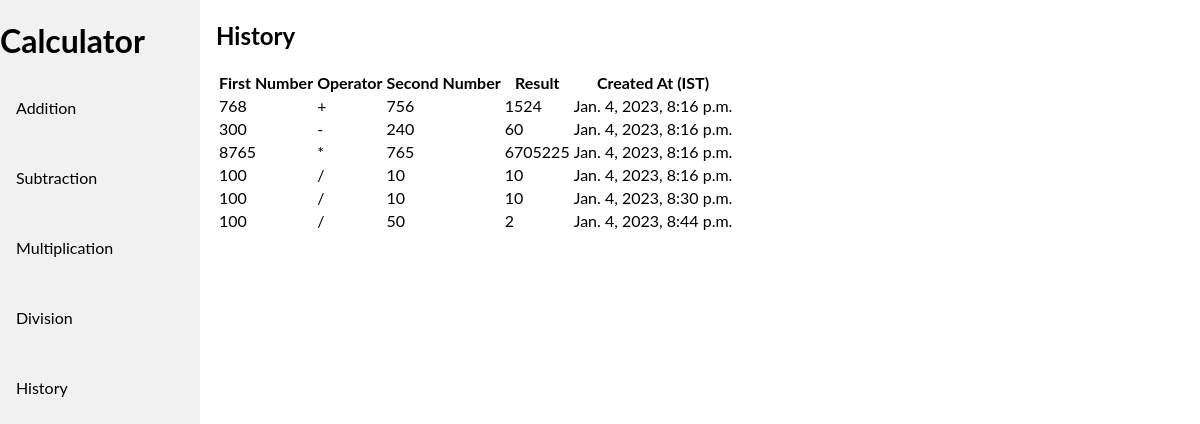
Before: /history/ with the older database file.
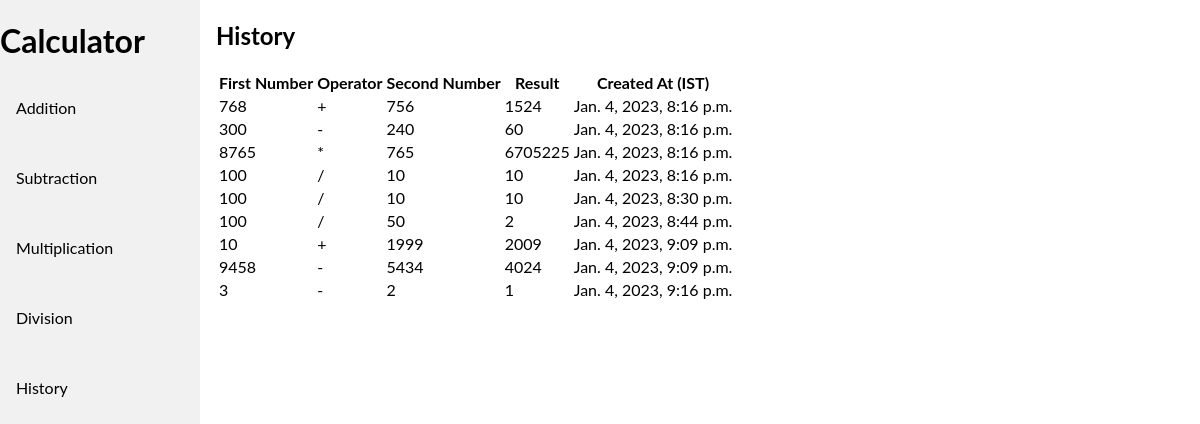
After: the same page with the newer database file.
### calculator/models.py (models this page shows)
class Operation(models.Model):
    first_number = models.IntegerField(default=0)
    second_number = models.IntegerField(default=0)
    operator = models.CharField(max_length=1)
    Result = models.IntegerField()
    Created_on = models.DateTimeField(default=timezone.now())

### calculator_client/views.py (the view)
# urls.py: path('history/', views.history_view, name='history'),
def history_view(request):
    history_objects = Operation.objects.all()
    return render(request, 'history.html', {'data': history_objects})

### calculator_client/templates/history.html
{% extends 'base.html' %}
{% block content %}
    <h2>History</h2>
    <body>
    <table>
        <tr>
            <th>First Number</th>
            <th>Operator</th>
            <th>Second Number</th>
            <th>Result</th>
            <th>Created At (IST)</th>
        </tr>
        {% for line in data %}
        <tr>
            <td>{{ line.first_number }}</td>
            <td>{{ line.operator}}</td>
            <td>{{ line.second_number }}</td>
            <td>{{ line.Result }}</td>
            <td>{{ line.Created_on }}</td>
        </tr>
        {% endfor %}
    </table>
    </body>
{% endblock %}

### calculator_client/templates/base.html (shortened to what this page needs)
<!DOCTYPE html>
<html lang="en">
<head>
</head>
<body>
<div class="sidebar">
    <h1>Calculator</h1>
    <a href="http://localhost:8000/add/">Addition</a><br>
    <a href="http://localhost:8000/sub/">Subtraction</a><br>
    <a href="http://localhost:8000/mul/">Multiplication</a><br>
    <a href="http://localhost:8000/div/">Division</a><br>
    <a href="http://localhost:8000/history/">History</a><br>
</div>
<div class="content">
    {% block content %}
    {% endblock %}
</div>
</body>
</html>

### calculator_client/templates/base.html (style rules this page uses)
body { margin: 0; font-family: "Lato", sans-serif; }
.sidebar { margin: 0; padding: 0; width: 200px; background-color: #f1f1f1; position: fixed; height: 100%; overflow: auto; }
.sidebar a { display: block; color: black; padding: 16px; text-decoration: none; }
div.content { margin-left: 200px; padding: 1px 16px; height: 1000px; }

Changed rows visible on the page:
added Operation: first_number "10", operator "+", second_number "1999", Result "2009", Created_on "Jan. 4, 2023, 9:09 p.m."
added Operation: first_number "9458", operator "-", second_number "5434", Result "4024", Created_on "Jan. 4, 2023, 9:09 p.m."
added Operation: first_number "3", operator "-", second_number "2", Result "1", Created_on "Jan. 4, 2023, 9:16 p.m."
